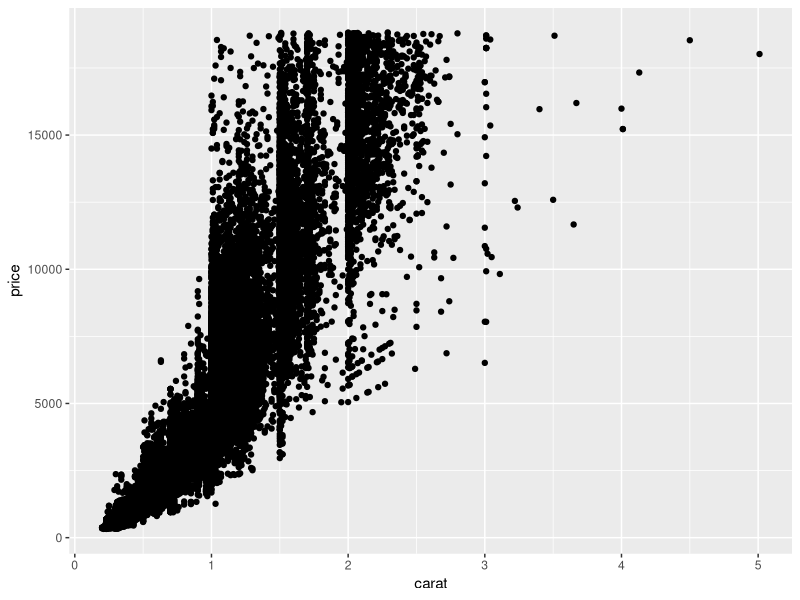
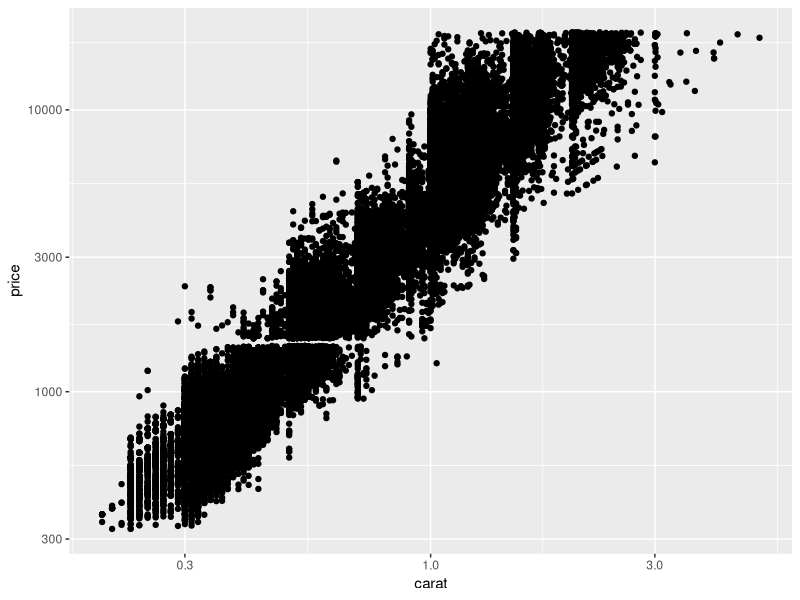
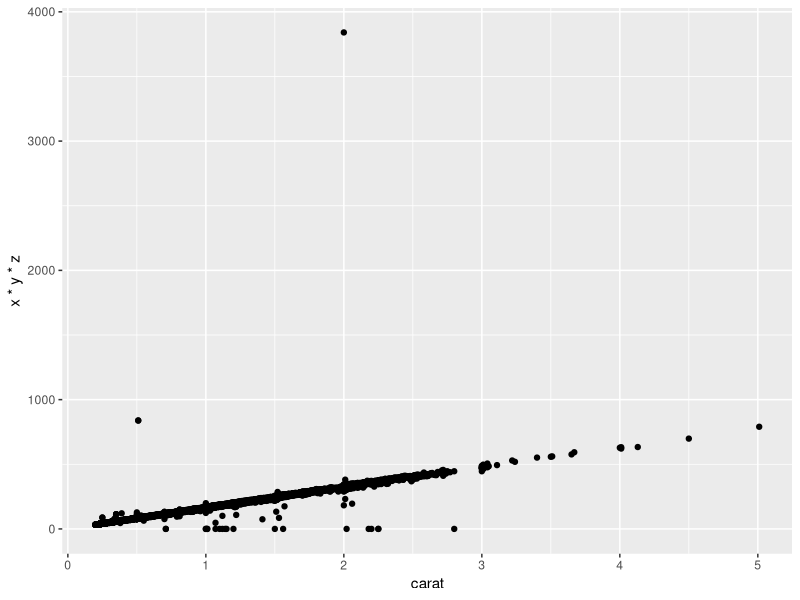
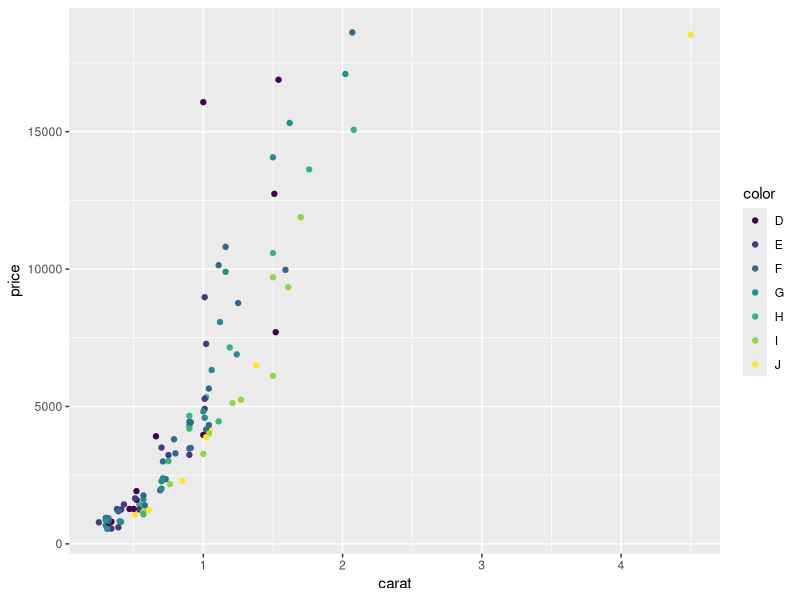
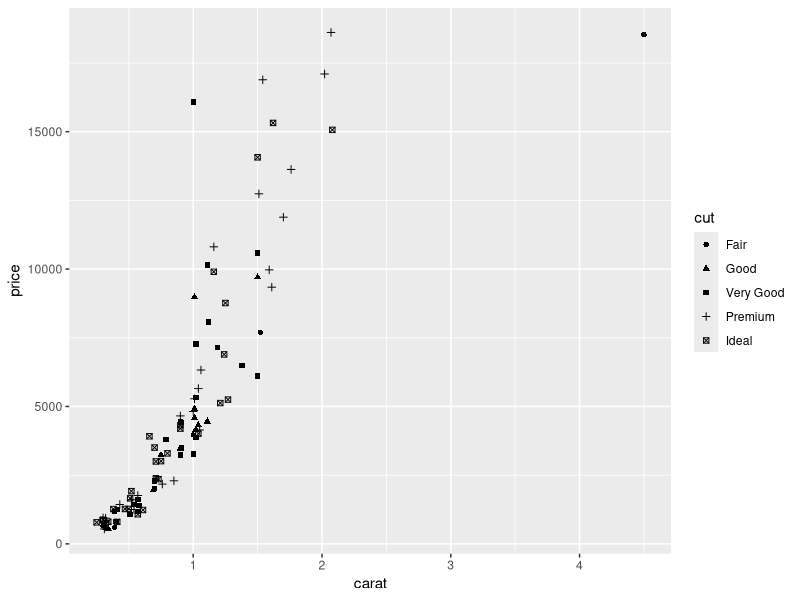
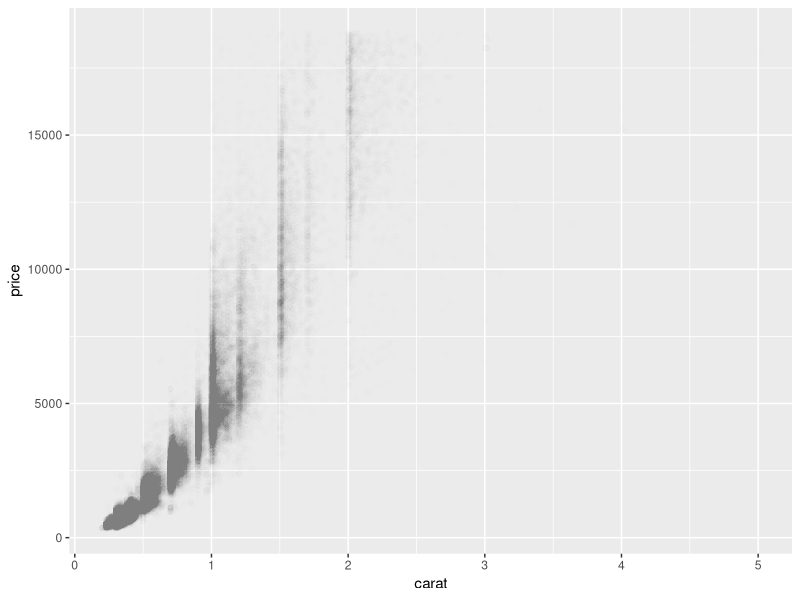
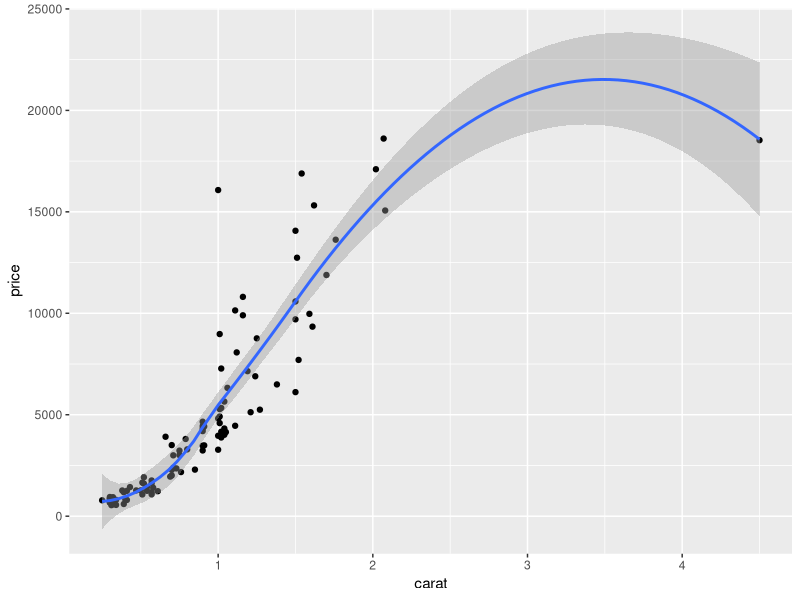
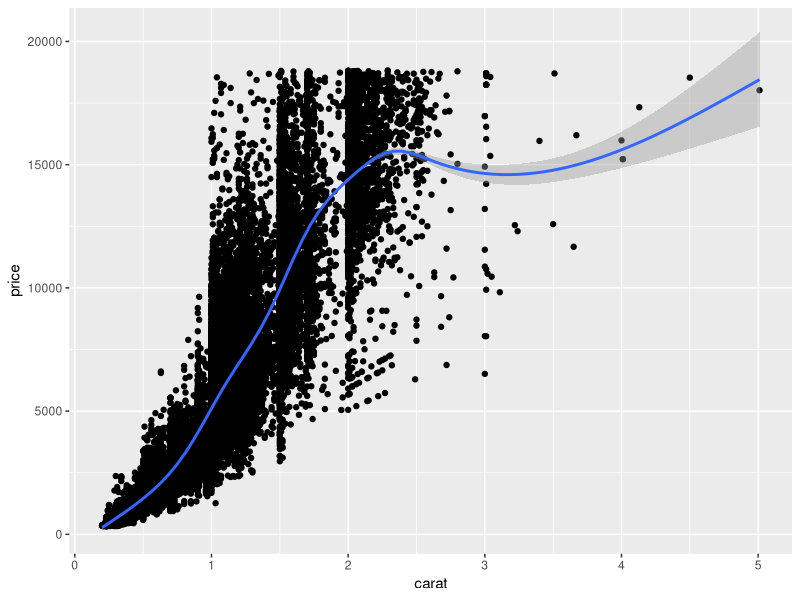

Write the R code that produced these figures, in order.
# ggplot2 - qplot()
library(ggplot2)

# data set:diamonds,dsmall
set.seed(1410)
dsmall <- diamonds[sample(nrow(diamonds),100),]

qplot(carat, price, data = diamonds)
# log-transform
qplot(carat, price, data = diamonds, log = 'xy')
qplot(carat, x*y*z, data = diamonds)


# color,shape,size and other attributes
qplot(carat, price, data = dsmall, col = color)
qplot(carat, price, data = dsmall, shape = cut)
# alpha attribute
qplot(carat, price, data = diamonds, alpha = I(1/200))

# add smooth curve
qplot(carat, price, data = dsmall, geom = c('point', 'smooth'))
qplot(carat, price, data = diamonds, geom = c('point', 'smooth'))

# facet
qplot(carat, data = diamonds,facets = color ~ .,
      geom = 'histogram', binwidth = 0.1, xlim = c(0, 3))
qplot(carat, ..density.., data = diamonds, facets = color ~ .,
      geom = "histogram", binwidth = 0.1, xlim = c(0, 3))
